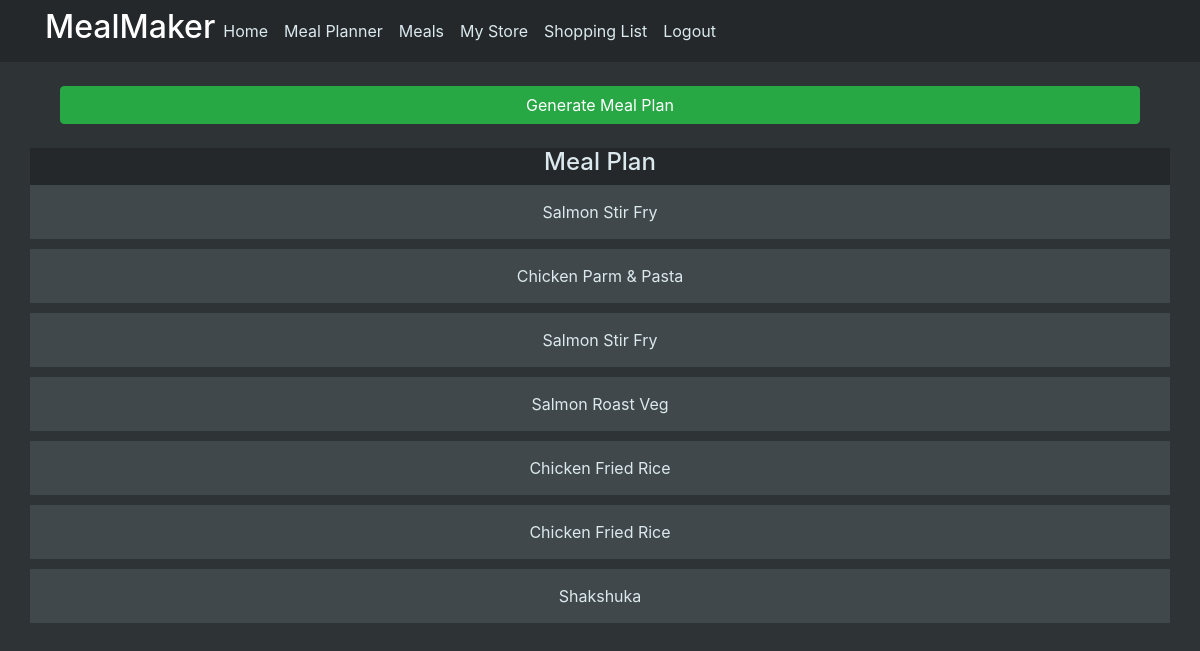
The app's page /meal_planner (signed in), older data.
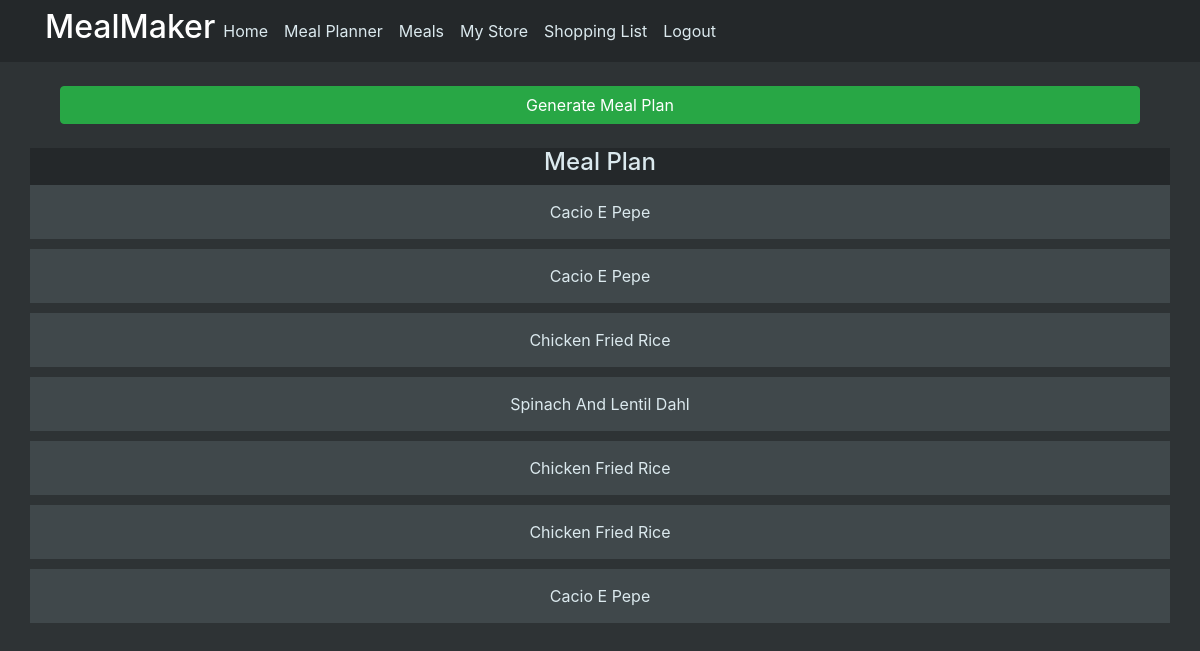
The same page, newer data.
### mealmaker/models.py (models this page shows)
class MealPlan(db.Model):
    id = db.Column(db.Integer, primary_key=True)
    meal_name = db.Column(db.String(200))
    username = db.Column(db.String(200))

### mealmaker/views.py (the view)
@views.route("/meal_planner", methods=["GET", "POST"])
@login_required
def meal_planner():
    if request.method == 'POST':
        if request.form['generate-meal-plan'] == 'Generate Meal Plan':
            meals = Meal.query.all()
            meals_list = [meal for meal in meals]
            meal_plan = [random.choice(meals_list) for _ in range(7)]
            db.session.query(MealPlan).filter(MealPlan.username == current_user.id).delete()
            db.session.commit()
            for meal in meal_plan:
                planned_meal = MealPlan(meal_name=meal.name, username=current_user.id)
                db.session.add(planned_meal)
            db.session.commit()
            return redirect(url_for("views.meal_planner", user=current_user, meal_plan=meal_plan))
    elif request.method == 'GET':
        checker = db.session.query(MealPlan).filter(MealPlan.username == current_user.id)
        checker_list = [meal for meal in checker]
        if len(checker_list) == 0:
            meals = Meal.query.all()
            meals_list = [meal for meal in meals]
            meal_plan = [random.choice(meals_list) for _ in range(7)]
            db.session.query(MealPlan).filter(MealPlan.username == current_user.id).delete()
            db.session.commit()
            for meal in meal_plan:
                planned_meal = MealPlan(meal_name=meal.name, username=current_user.id)
                db.session.add(planned_meal)
            db.session.commit()
            flash("Meal Plan Generated!", "success")
        else:
            meals = MealPlan.query.filter(MealPlan.username == current_user.id)
            meal_plan = [meal for meal in meals]
    return render_template("meal_planner.html", user=current_user, meal_plan=meal_plan)

### mealmaker/__init__.py (called while the page is built)
def create_app():
    app = Flask(__name__)
    app.config["SECRET_KEY"] = "hjshjhdjah kjshkjdhjs"
    app.config["SQLALCHEMY_DATABASE_URI"] = f"sqlite:///{DB_NAME}"
    app.config["SQLALCHEMY_TRACK_MODIFICATIONS"] = False
    db.init_app(app)
    from .views import views
    from .auth import auth
    app.register_blueprint(views, url_prefix="/")
    app.register_blueprint(auth, url_prefix="/")
    from .models import User, Meal, Ingredient, MealPlan
    create_database(app)
    login_manager = LoginManager()
    login_manager.login_view = "auth.login"
    login_manager.init_app(app)
    @login_manager.user_loader
    def load_user(id):
        return User.query.get(id)
    return app

### mealmaker/templates/meal_planner.html (shortened to what this page needs)
{% extends "layout.html" %}
{% block content%}
<br>
<form method="post">
    <div align="center" class="col">
        <input class="btn btn-success btn-block" type="submit" name="generate-meal-plan" value="Generate Meal Plan">
    </div>
</form>
<br>
<div class="row div-color-dark">
    <div class="div-parent-center">
        <h4>Meal Plan</h4>
    </div>
</div>
{% for meal in meal_plan %}
<div class="row div-color-dim content-section-dim">
    <div class="col-12 text-center">{{meal.meal_name.title()}} </div>
</div>
{% endfor %}
{% endblock %}

Row changes from the older to the newer data that the page shows:
changed MealPlan (number 1 of 7 on the later page): meal_name "Salmon Stir Fry" → "Cacio E Pepe"
changed MealPlan (number 2 of 7 on the later page): meal_name "Chicken Parm & Pasta" → "Cacio E Pepe"
changed MealPlan (number 3 of 7 on the later page): meal_name "Salmon Stir Fry" → "Chicken Fried Rice"
changed MealPlan: meal_name "Salmon Roast Veg" → "Spinach And Lentil Dahl"
changed MealPlan (number 7 of 7 on the later page): meal_name "Shakshuka" → "Cacio E Pepe"
